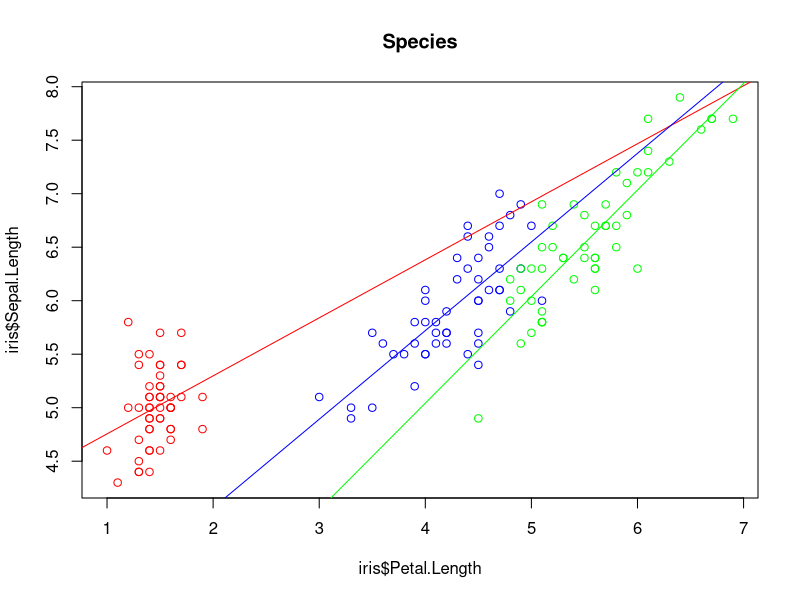

Source code (R):
## ---- chunk 1
knitr::opts_chunk$set(echo = TRUE)
## ---- chunk 2
plot(iris$Petal.Length,iris$Sepal.Length,main="Species",col=c("red","blue","green")[iris$Species])
setosa <- iris[iris$Species=="setosa",]
versicolor <- iris[iris$Species=="versicolor",]
virginica <- iris[iris$Species=="virginica",]
abline(lm(setosa$Sepal.Length~setosa$Petal.Length), col="red")
abline(lm(versicolor$Sepal.Length~versicolor$Petal.Length), col="blue")
abline(lm(virginica$Sepal.Length~virginica$Petal.Length), col="green")
## ---- chunk 3
sub <- iris[which(iris$Species %in% c("setosa","virginica")),]
m1 <- lm(sub$Sepal.Length~sub$Petal.Length)
summary(m1)
## ---- chunk 4
m2 <- lm(sub$Sepal.Length~sub$Petal.Length+sub$Species)
summary(m2)
## ---- chunk 5
m3 <- lm(sub$Sepal.Length~sub$Petal.Length+sub$Species+sub$Petal.Length*sub$Species)
summary(m3)
